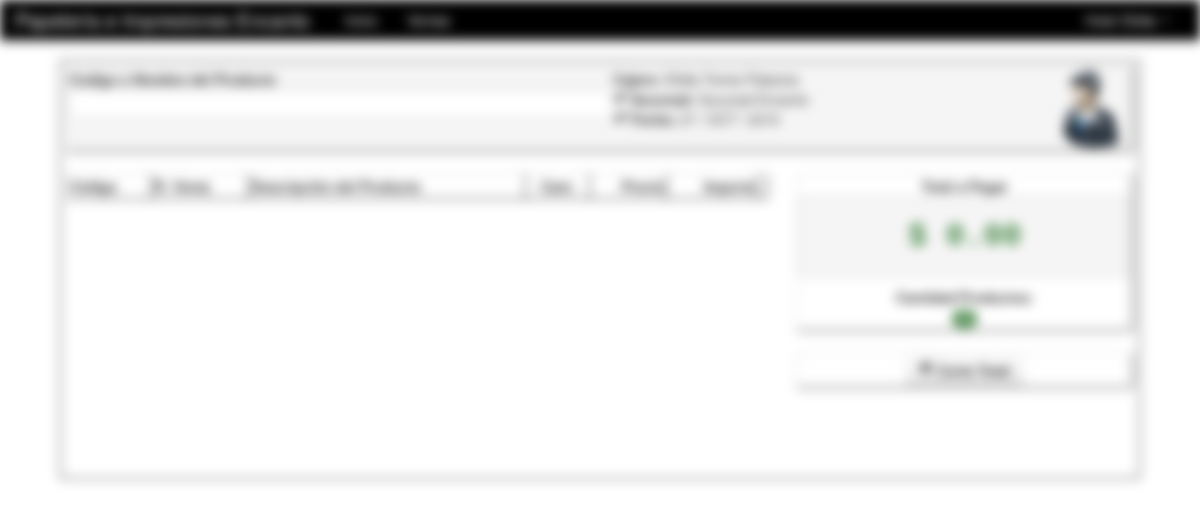
The page /Modulos/Venta/index.php (signed in) on the database its author committed.
### tables this page shows
CREATE TABLE IF NOT EXISTS `cajero` (
  `usuario_idUsuario3` int(11) NOT NULL,
  `deposito_idDeposito3` int(11) NOT NULL
);

CREATE TABLE IF NOT EXISTS `persona` (
  `idPersona` int(11) NOT NULL,
  `doc` varchar(30) NOT NULL,
  `nom` varchar(25) NOT NULL,
  `ape` varchar(40) NOT NULL,
  `fecha` date NOT NULL,
  `tel` varchar(15) NOT NULL,
  `cel` varchar(15) NOT NULL,
  `sexo` varchar(10) NOT NULL,
  `dir` varchar(40) NOT NULL,
  `nota` varchar(50) NOT NULL,
  `fechar` date NOT NULL,
  `estado` varchar(20) NOT NULL,
  `empresa_idEmpresa` int(11) NOT NULL
);

CREATE TABLE IF NOT EXISTS `sucursal` (
  `idDeposito` int(11) NOT NULL,
  `nombre` varchar(255) NOT NULL,
  `dir` varchar(255) NOT NULL,
  `tel` varchar(255) NOT NULL,
  `encargado` varchar(255) NOT NULL,
  `estado` varchar(255) NOT NULL
);

### Modulos/class_buscar.php (called while the page is built, shortened)
<?php
class Consultar_Cajero{
	private $fetch;
	function __construct($codigo){
		$this->consulta = mysql_query("SELECT * FROM ((cajero c INNER JOIN empleado e ON c.usuario_idUsuario3=e.idUsuario)
INNER JOIN persona p ON p.idPersona=e.persona_idPersona) INNER JOIN sucursal s ON s.idDeposito=c.deposito_idDeposito3
WHERE e.idUsuario=$codigo");
		$this->fetch = mysql_fetch_array($this->consulta);
	}
	function consultar($campo){
		return $this->fetch[$campo];
	}
}
class Consultar_Deposito{
	private $fetch;
	function __construct($codigo){
		$this->consulta = mysql_query("SELECT * FROM sucursal WHERE idDeposito=$codigo");
		$this->fetch = mysql_fetch_array($this->consulta);
	}
	function consultar($campo){
		return $this->fetch[$campo];
	}
}
?>

### Modulos/funciones.php (called while the page is built, shortened)
<?php
	function fecha($fecha){
		$meses = array("ENE","FEB","MAR","ABR","MAY","JUN","JUL","AGO","SEP","OCT","NOV","DIC");
		$a=substr($fecha, 0, 4);
		$m=substr($fecha, 5, 2);
		$d=substr($fecha, 8);
		return $d." / ".$meses[$m-1]." / ".$a;
	}
	function formato($valor){
		return number_format($valor,2,".",",");
	}
?>

### Modulos/Venta/index.php (the view, shortened to what this page needs)
<?php
	include_once "class/class.php";
	include_once "../funciones.php";
	include_once "../class_buscar.php";
	$usu=$_SESSION['idUser'];
	$oPersona=new Consultar_Cajero($usu);
	$cajero_nombre=$oPersona->consultar('nom').' '.$oPersona->consultar('ape');
	$pa=mysql_query("SELECT * from (empleado e INNER JOIN cajero c on e.idUsuario=c.usuario_idUsuario3) INNER JOIN sucursal s ON s.idDeposito=c.deposito_idDeposito3 WHERE e.idUsuario='$usu'");
	while($row=mysql_fetch_array($pa)){
		$id_bodega=$row['deposito_idDeposito3'];
		$oDeposito=new Consultar_Deposito($id_bodega);
		$nombre_deposito=$oDeposito->consultar('nombre');
	}
?>
<!DOCTYPE html>
<html lang="es">
  <head>
    <link href="../../css/bootstrap.css" rel="stylesheet">
    <link href="../../css/bootstrap-responsive.css" rel="stylesheet">
  </head>
  <body>
    <?php include_once "../../menu/m_venta.php"; ?>
	<div align="center">
    	<table width="90%">
          <tr>
            <td>
            	<table class="table table-bordered">
                  <tr class="well">
                    <td>
                   	    <div class="row-fluid">
	                        <div class="span6">
                            	<form name="form2" action="" method="post">
                                    <strong>Codigo o Nombre del Producto</strong><br>
                                    <input type="text" autofocus list="browsers" name="buscar" autocomplete="off" class="input-xxlarge" required>
                                </form>
                            </div>
    	                    <div class="span6">
                            	<div class="row-fluid">
			                        <div class="span6">
                                    	<strong>Cajero: </strong> <?php echo $cajero_nombre; ?><br>
                                        <i class="icon-ok"></i> <strong>Sucursal: </strong> <?php echo $nombre_deposito; ?><br>
                                        <i class="icon-ok"></i> <strong>Fecha: </strong> <?php echo fecha(date('Y-m-d')); ?>
                                    </div>
                                    <div class="span6" align="right">
                                    	<?php
											if (file_exists("../../usuarios/".$_SESSION['cod_user'].".jpg")){
												echo '<img src="../../usuarios/'.$_SESSION['cod_user'].'.jpg" width="50" height="50" class="img-polaroid img-polaroid">';
											}else{
												echo '<img src="../../usuarios/defecto.png" width="80" height="80">';
											}
										?>
                                    </div>
                                </div>
                            </div>
                        </div>
                    </td>
                  </tr>
                </table>
                <div class="row-fluid">
	                <div class="span8">
                    	<div style="width:100%; height:300px; overflow: auto;">
                        <table id="t01" class="table table-bordered">
                            <tr class="well">
                            	<td><strong>Código</strong></td>
                                <td><strong>R. Venta</strong></td>
                                <td><strong>Descripción del Producto</strong></td>
                                <td><strong><center>Cant.</center></strong></td>
                                <td><strong><div align="right">Precio</div></strong></td>
                                <td><strong><div align="right">Importe</div></strong></td>
                                <td></td>
                            </tr>
                            <?php
								$neto=0;$item=0;
                            ?>
                        </table>
                        </div>
                    </div>
    	            <div class="span4">
                    	<table class="table table-bordered">
                            <tr>
                                <td>
                                	<center><strong>Total a Pagar</strong>
                                	<pre><h2 class="text-success" align="center">$ <?php echo formato($neto); ?></h2></pre>
                                    <strong>Cantidad Productos: <br><span class="badge badge-success"><?php echo $item; ?></span></strong></center>
                                </td>
                            </tr>
                    	</table>
                        <table class="table table-bordered">
                            <tr>
                                <td>
                                    <div align="center">
                                        <a href="venta_dia.php" role="button" class="btn">
                                            <i class="icon-shopping-cart"></i> <strong>Corte Total</strong>
                                        </a>
                                    </div>
                                </td>
                            </tr>
                        </table>
                    </div>
                </div>
            </td>
          </tr>
        </table>
    </div>
  </body>
</html>

### Modulos/Venta/index.php (style rules this page uses)
body { padding-top: 60px; padding-bottom: 40px; }
table { width:90%; }
table, th, td { border: 1px solid black; border-collapse: collapse; }
th, td { padding: 5px; text-align: left; }
table#t01 tr:nth-child(odd) { background-color:#fff; }

### rows shown on the page
cajero: persona.nom+ape "Elidia Torres Palacios"
sucursal: nombre "Sucursal Encanto"

### other values the page prints
$_SESSION['user_name'] "Elidia"
formato($neto) "0.00"
$item "0"
